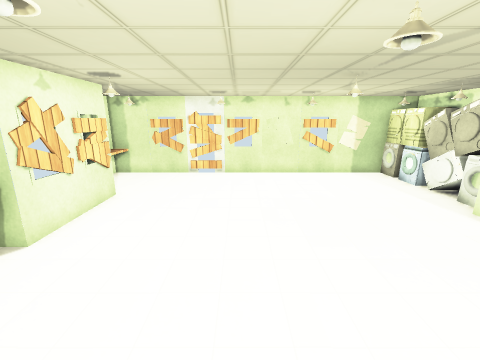
View 1 (above)

12 first-person views from a walk through a scene from a Unity 3-D project. The camera is 1.4 m above the floor, tilts 14° down and sees 90° across. The floor is counted in squares, 0.5 m on a side. Each view is taken from the middle of a square. On the plan, view 1 faces up. The plan holds only what a view shows up to about 18 squares ahead; the rest is blank. Some surface patterns are stand-ins.

View 2
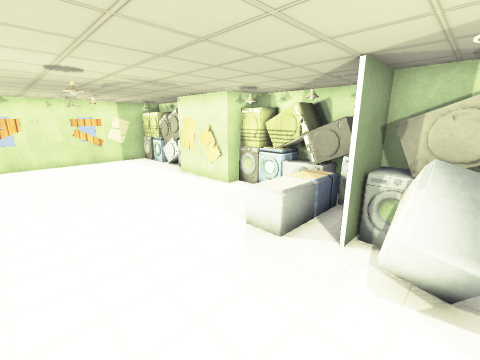

View 3
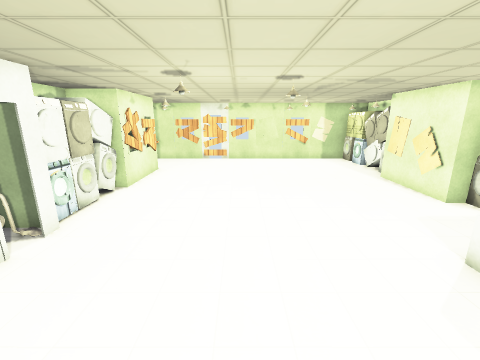

View 4
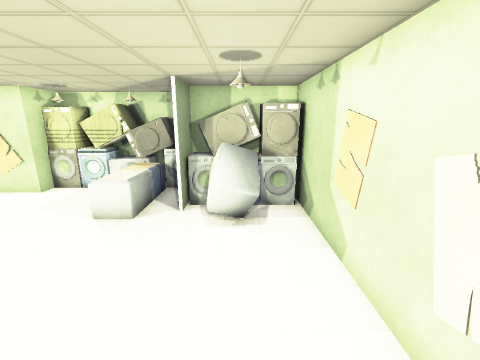

View 5
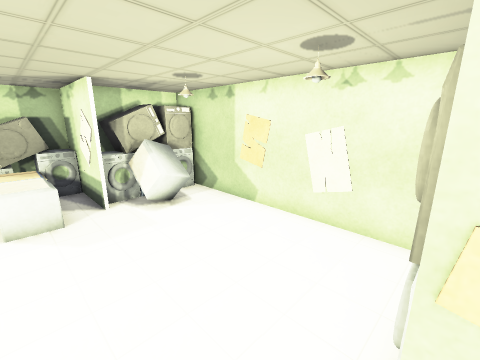

View 6
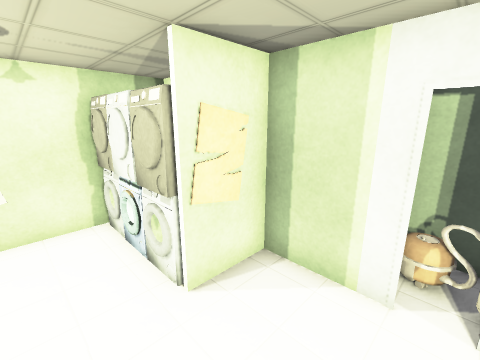

View 7
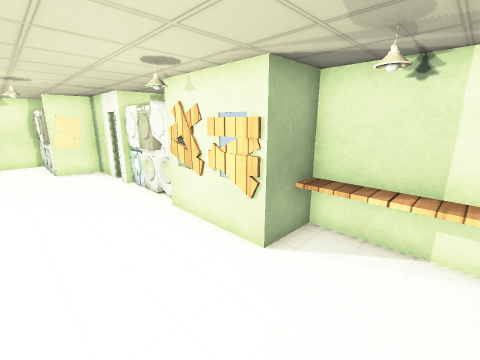

View 8
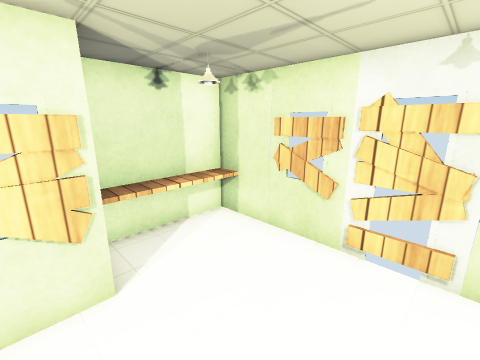

View 9
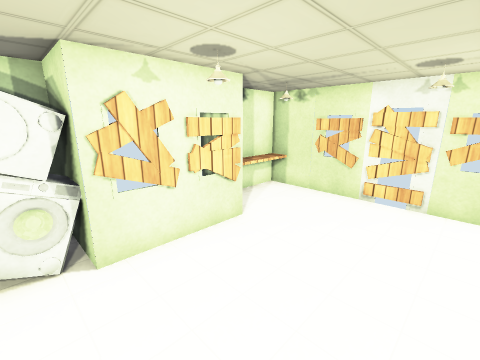

View 10
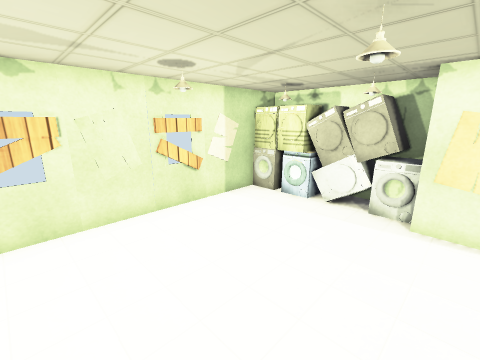

View 11
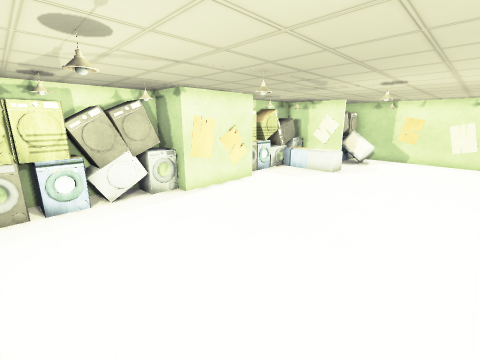

View 12
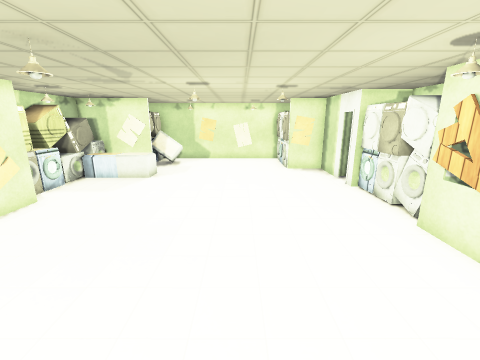

### Floor plan
Points are (right, up) in squares from view 1. A wall is a line through its corners. A room is listed if a view was taken in it or the views show most of it. See-through windows are left out.
Room 1 (views 1, 2, 3, 4, 5, 6, 7, 8, 9, 10, 11, 12)
walls: (-5, 0.9) (-4.8, 0.9) (-4.8, -3.1) (-2.8, -3.1); (-4.8, 7.6) (-4.8, 6.4); (7.8, 2.4) (7.8, 3); (7.7, 0.9) (8.6, 0.9); (7.8, 1.1) (8.5, 1.1); (7.8, 0.6) (8, 1.4); (7.8, 0.4) (7.9, 1.4) (8.2, 1.4); (7.8, 0.4) (7.8, 1.4); (-6.8, 4.9) (-6.8, 4.1); (8.1, 0.4) (7.9, 1.4); (-5.4, 8.9) (-6.5, 8.9) (-5.4, 8.9); (5.1, -3.1) (9.2, -3.1) (9.2, 2.9) (7.2, 2.9) (7.2, 7); (9.2, 6.9) (9.2, 8.5); (9.1, -0.2) (8.4, -0.2); (9.1, -0.4) (8.4, -0.4); (7.6, 10.5) (7.9, 12.5); (7.8, 10.5) (7.7, 11.3) (7.7, 11.4) (8.9, 11.4); (7.8, 10.5) (7.7, 11.1); (7.8, 10.5) (7.6, 11); (7.8, 10.5) (7.8, 12.9); (7.7, 11.3) (7.7, 11.4); (8.9, 10.5) (7.7, 10.5); (9.2, 10.4) (9.2, 11.8); (-4.4, 12.9) (-5.5, 12.9); (-6.8, 12.5) (-6.8, 11.4); (7.2, -5.9) (7.2, -3.2) (5.1, -3.2); (-3, -7.1) (6.6, -7.1); (8.8, 12.9) (0.4, 12.9)
low walls: (-5, 1.6) (-5, 0.9); (6.5, -0.7) (7.5, -0.7); (8, 0.4) (7.8, 1.1); (8, 0.4) (7.7, 0.9); (7.4, -1.9) (6.4, -1.9); (9, 0.4) (7.8, 0.4); (7.7, 10.5) (7.8, 11)
objects: plank (-7, 9) to (-7, 10); plank (-7, 11); other object (-7, 13) to (-7, 14); other object (-6, 2) to (-5, 2); other object (-6, 3); other object (-6, 3) to (-5, 4); other object (-6, 5); plank (-6, 10); plank (-6, 11) to (-6, 12); other object (-6, 13) to (-6, 14); plank (-5, 5); plank (-5, 6); plank (-5, 8); plank (-5, 9); other object (-4, -6); other object (-4, -4); plank (-4, 13); other object (-3, -6); other object (-3, -5); other object (-3, -4); plank (-3, 13); plank (-2, 13); plank (-1, 13); plank (0, 13); other object (4, -6) to (5, -4); other object (5, -2) to (6, -1); other object (6, -6); other object (6, -5); other object (6, -4); other object (8, -3) to (8, -2); other object (8, -1) to (9, -1); other object (8, 0); other object (8, 2); other object (8, 7); other object (8, 8) to (8, 9); other object (8, 10) to (9, 10); other object (8, 12); other object (9, 9)

Positions as (right, up) in squares from view 1, and headings:
1: (0, 0), facing up
2: (0, -5), facing up-right
3: (0, -5), facing up
4: (-2, -5), facing right
5: (-3, -1), facing down-right
6: (-1, 0), facing down-left
7: (-1, 12), facing down-left
8: (-1, 8), facing up-left
9: (0, 4), facing up-left
10: (0, 6), facing up-right
11: (-1, 12), facing down-right
12: (0, 11), facing down
